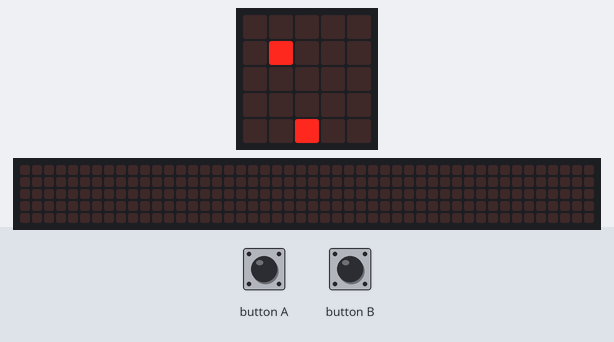
The program below on a simulated BBC micro:bit (MakeCode). Parts: the board's 5×5 LED display, a strip that is not on the board, showing the scrolling text unrolled. The inputs (shaded band) are chosen by the test bench. Random numbers come from a fixed seed; the 48×5 strip is a reading aid, not a part: it shows the text the display is scrolling, unrolled, one strip-width of it at a time.

Above: at 1.2 s.
1.3 s: button A pressed for 0.15 s
At 2.3 s:
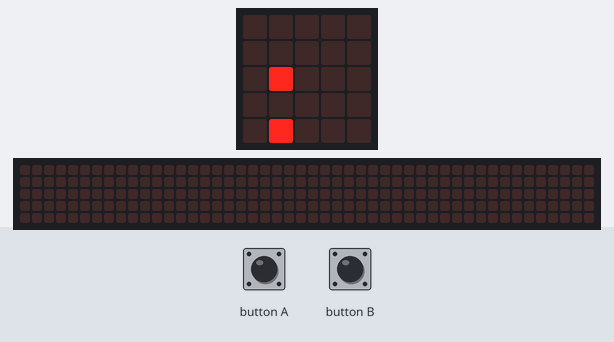
4.4 s: button B pressed for 0.15 s
At 5.3 s:
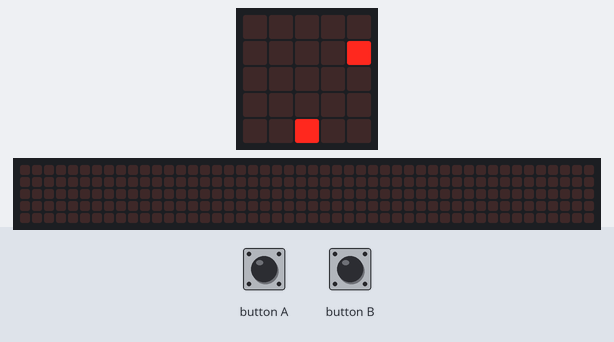
7.5 s: button A pressed for 0.15 s
At 7.89 s:
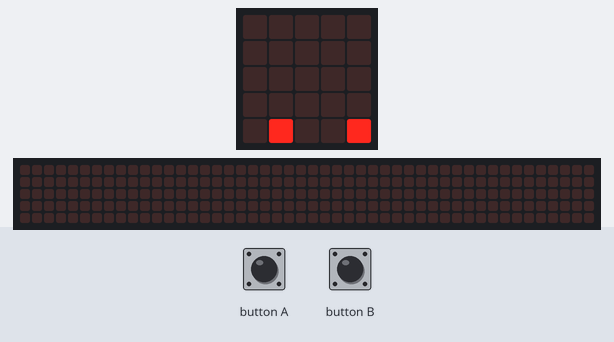
8.2 s: button B pressed for 0.15 s
At 8.51 s:
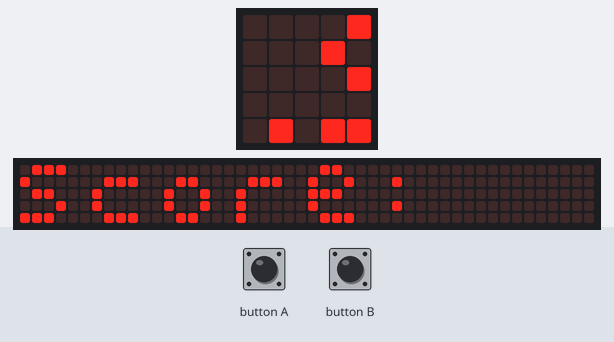
8.9 s: button B pressed for 0.15 s
At 9.42 s:
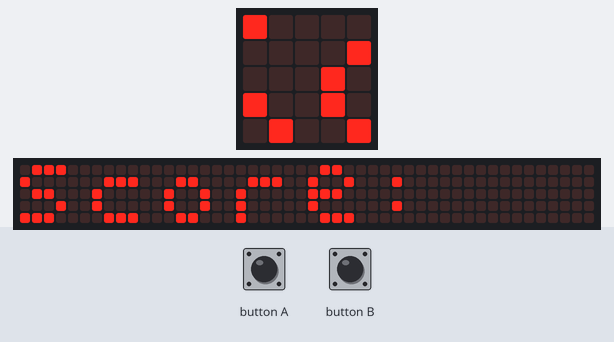
9.6 s: button A pressed for 0.15 s
At 9.86 s:
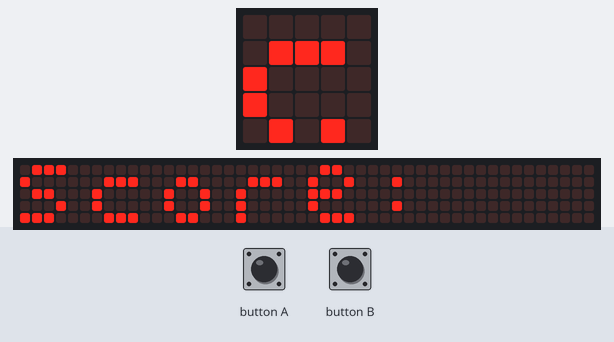
Timing chart, 0 to 12.6 s (numbered marks = the images above; inputs shaded):
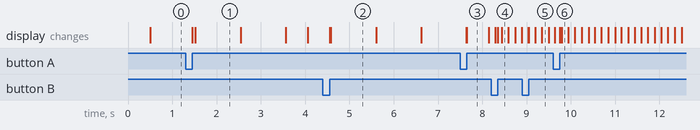

Measured:
- what the display in image 1 shows lasts 1.0 s, from 1.5 s to 2.5 s
- what the display in image 3 shows lasts 0.4 s, from 7.7 s to 8.1 s

The program:

main.ts
```typescript
input.onButtonPressed(Button.A, function () {
    if (a != 0) {
        led.unplot(a, b)
        a = a - 1
        led.plot(a, b)
    }
})
input.onButtonPressed(Button.B, function () {
    if (a != 4) {
        led.unplot(a, b)
        a += 1
        led.plot(a, b)
    }
})
let b = 0
let a = 0
a = 2
b = 4
let iterations = 0
let x = randint(0, 4)
let y = 0
let score = 0
led.plot(a, b)
led.plot(x, y)
basic.forever(function () {
    basic.pause(500)
    led.unplot(x, y)
    y += 1
    led.plot(x, y)
    basic.pause(500)
    if (y >= 4) {
        if (a == x) {
            score += 1
        } else if (a != x) {
            led.unplot(x, y)
            basic.showString("Score:")
            basic.showString("" + (score))
            basic.clearScreen()
            score = 0
        }
        x = randint(0, 4)
        y = 0
        led.plot(x, y)
        led.plot(a, b)
    }
})
```

test.ts
```typescript
// les tests vont ici ; cela ne sera pas compilé si ce paquet est utilisé en tant qu'extension.
```
